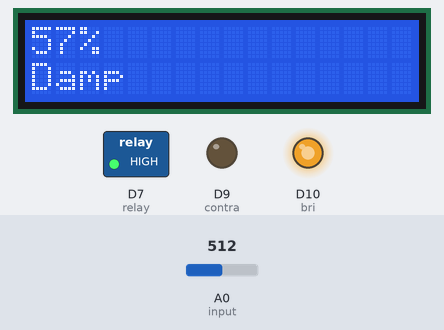
Recording of a sketch running on a simulated Arduino MKR. On the bench: 16×2 character LCD, switched loads named in the sketch (green lamp = pin HIGH), output pins drawn as LEDs (lit = HIGH). The test bench sets the inputs (shaded band); at power-on: A0 (input) = 512. WiFi joins after 1.5 s; servers stay silent unless stated; what the sketch prints to the serial monitor is not drawn.

Above: at 2.7 s.
2.8 s: A0 (input) set to 663
At 5.5 s:
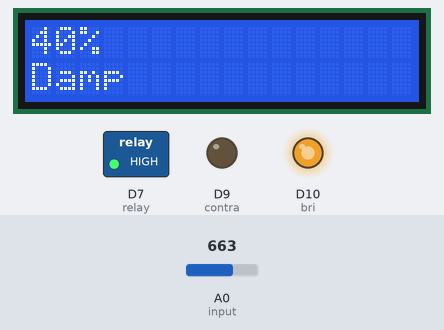
6.1 s: A0 (input) set to 686
At 7.5 s:
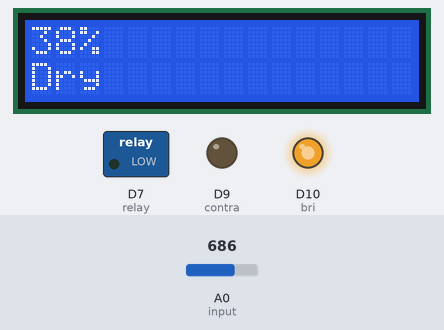
9.4 s: A0 (input) set to 843
At 12.7 s:
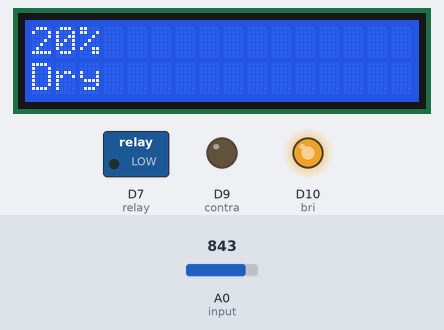
13.0 s: A0 (input) set to 861
At 14.8 s:
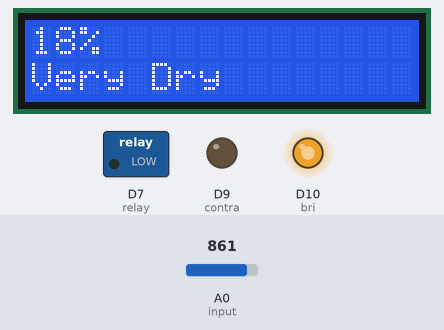
16.3 s: A0 (input) set to 306
At 18.0 s:
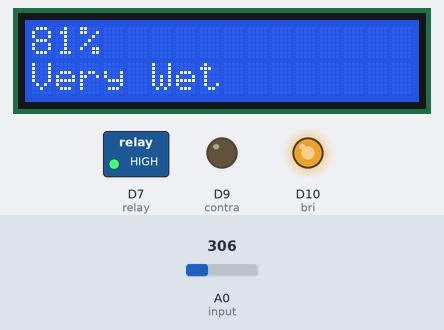
19.6 s: A0 (input) set to 343
At 22.1 s:
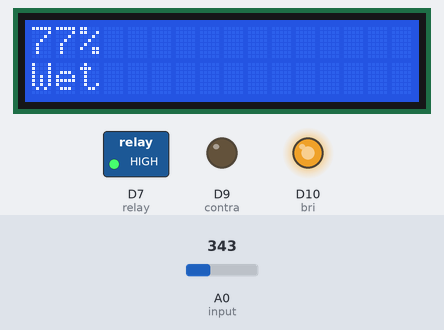
Timing chart, 0 to 23.6 s (numbered marks = the images above; inputs shaded):
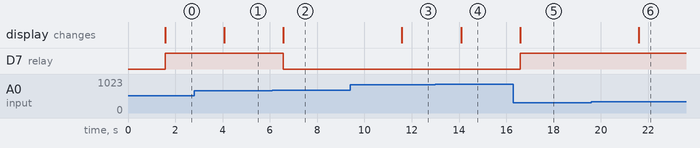

Measured:
- the behaviour switches between 677 and 678 on A0 (input) (found by bisection; images 1 and 2)
- the behaviour switches between 853 and 854 on A0 (input) (found by bisection; images 3 and 4)
- the behaviour switches between 325 and 326 on A0 (input) (found by bisection; images 5 and 6)
- after the input at 2.8 s, the display: changes after 1.3 s (image 1)
- after the input at 6.1 s, D7 (relay): HIGH → LOW after 0.47 s; the display: changes after 0.47 s (image 2)
- after the input at 9.4 s, the display: changes after 2.2 s (image 3)
- after the input at 13.0 s, the display: changes after 1.1 s (image 4)
- after the input at 16.3 s, D7 (relay): LOW → HIGH after 0.29 s; the display: changes after 0.29 s (image 5)
- after the input at 19.6 s, the display: changes after 2.0 s (image 6)

The sketch:

project.ino
```cpp
#include <LiquidCrystal.h>
#include <SPI.h>
#include <WiFiNINA.h>
#include "ThingSpeak.h"
char ssid[] = "VM7875785";
char pass[] = "kh4HnjqjDxys";
int status = WL_IDLE_STATUS;

LiquidCrystal lcd(12, 11, 5, 4, 3, 2);

const int input = A0;
const int relay = 7;

const int contra = 9;
const int bri = 10;

int inputRead = 0;
int i = 0;

WiFiClient client;

void setup() {
  lcd.begin(16, 2); //Tell the LCD that it is a 16x2 LCD
  pinMode(input, INPUT); //Set pin A0 to INPUT
  pinMode(relay, OUTPUT); //Set pin 7 to OUTPUT

  pinMode(contra, OUTPUT); //set pin 9 to OUTPUT
  pinMode(bri, OUTPUT); //Set pin 10 to OUTPUT

  digitalWrite(contra, LOW); /*outputs no power to the contrast pin.
                            this lets you see the words*/
  analogWrite(bri, 220); //Outputs full power to the screen brightness LED

  //Wifi stuff

  Serial.begin(9600);
  // attempt to connect using WPA2 encryption:
  Serial.println("Attempting to connect to WPA network...");
  status = WiFi.begin(ssid, pass);
  // if you're not connected, stop here:
  while ( WiFi.status() != WL_CONNECTED ) {
    delay(600);
    Serial.print(".");
   }
  Serial.println();
  Serial.println("Connected!");
  ThingSpeak.begin(client);
  UpdateDisplay();
}

void loop() {

  for (i = 0; i <= 93; i++) {
    delay(2500); //Wait two and a half seconds
    UpdateDisplay();
  }

  Serial.println("Posting " + String(inputRead) + " to ThingSpeak");
  ThingSpeak.setField(1, inputRead);
  ThingSpeak.writeFields(1603059, "9A5XKLU03HTDYP77");

}

void UpdateDisplay() {
  lcd.clear();
  inputRead = (-analogRead(input) /8.8) + 116;
  if (inputRead > 100){inputRead = 100;}
  lcd.print(inputRead);
  Serial.print(String(inputRead) + ",");
  lcd.print("%");
  lcd.setCursor(0, 1);
  //lcd.print("bed time now.");

  if (inputRead < 19)
  {
    digitalWrite(relay,LOW);
    lcd.print("Very Dry");
  }
  else if (inputRead < 39)
  {
    digitalWrite(relay,LOW);
    lcd.print("Dry");
  }
  else if (inputRead < 59)
  {
    digitalWrite(relay,HIGH);
    lcd.print("Damp");
  }
  else if(inputRead < 79)
  {
    digitalWrite(relay,HIGH);
    lcd.print("Wet");
  }
  else
  {
    digitalWrite(relay,HIGH);
    lcd.print("Very Wet");
  }

  //digitalWrite(contra,LOW);
  lcd.setCursor(0, 0);

}
```
